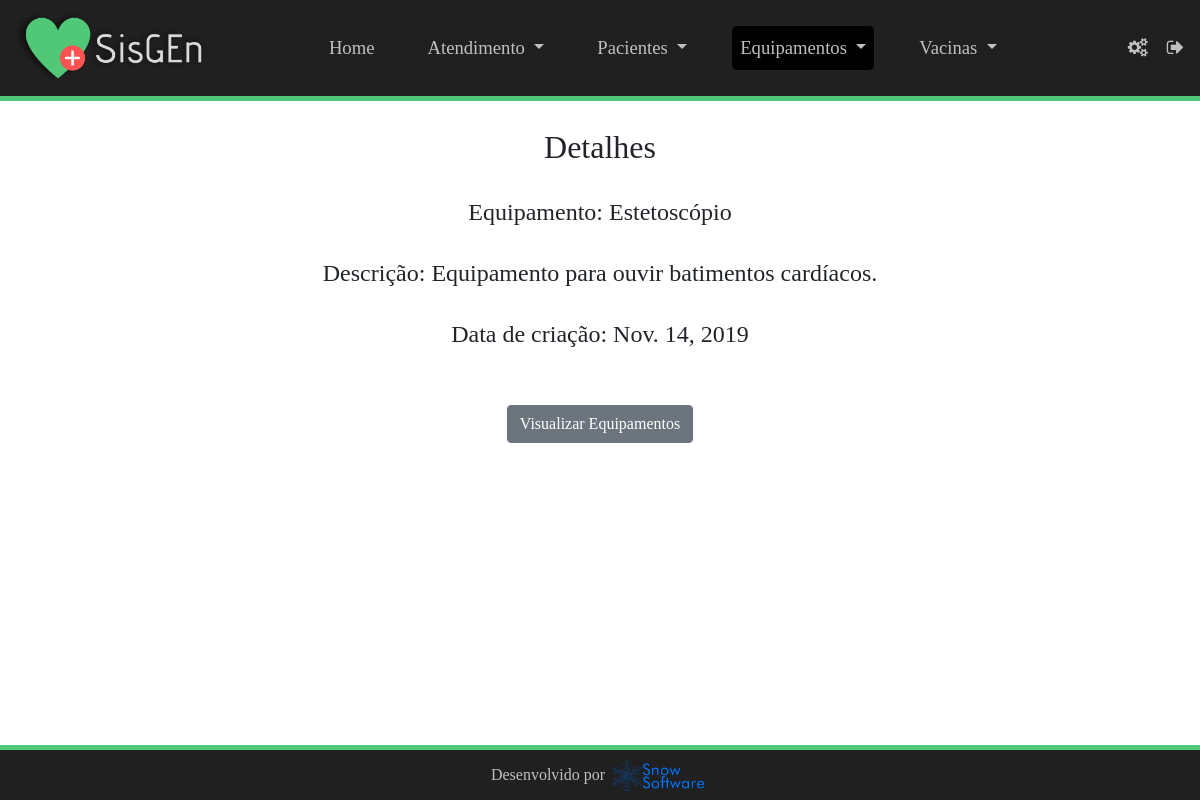
/visualizar-equipamento/2 (signed in), run on the app's committed database.
### sisgen/models.py (models this page shows, shortened)
class Equipamento(models.Model):
    tipoEquipamento = models.CharField(max_length=20, verbose_name='Equipamento:')
    descricaoEquipamento = models.TextField(verbose_name='Descrição:')
    registroEquipamento = models.DateField(default=datetime.now, verbose_name='Data de Registro:')

### sisgen/views.py (the view)
# urls.py: path('visualizar-equipamento/<int:pk>', views.EquipamentoView.as_view(), name='equipamento_view'),
class EquipamentoView(DetailView):
    model = Equipamento

### sisgen/templates/sisgen/equipamento_detail.html (shortened to what this page needs)
<!DOCTYPE html>
<html lang="pt-br">
{% load static %}
{% load crispy_forms_tags %}
  <head>
    <link rel="stylesheet" href="https://stackpath.bootstrapcdn.com/font-awesome/4.7.0/css/font-awesome.min.css">
    <link rel="stylesheet" href="https://stackpath.bootstrapcdn.com/bootstrap/4.3.1/css/bootstrap.min.css">
    <link rel="stylesheet" type="text/css" href="{% static 'sisgen/css/estilo.css' %}">
    <link rel="stylesheet" type="text/css" href="{% static 'sisgen/css/estilo_registros1.css' %}">
  </head>
  <body>
    {% if user.is_authenticated %}
      <nav class="navbar navbar-expand-lg sticky-top" id="divmenu">
        <a class="navbar-brand" href="#" id="logo"><img src="{% static 'sisgen/img/logosisgen.png' %}"/></a>
        <div class="collapse navbar-collapse" id="collapsibleNavbar">
          <ul class="navbar-nav" id="menu" style="margin: auto!important">
            <li class="nav-item px-3">
              <a class="nav-link" href="{% url "index"%}">Home</a>
            </li>
            <li class="nav-item dropdown px-3">
              <a class="nav-link dropdown-toggle" href="atendimento1.html" id="navbarDropdown" role="button" data-toggle="dropdown" aria-haspopup="true" aria-expanded="false">
                Atendimento
              </a>
            </li>
            <li class="nav-item dropdown px-3">
              <a class="nav-link dropdown-toggle" href="paciente1.html" id="navbarDropdown" role="button" data-toggle="dropdown" aria-haspopup="true" aria-expanded="false">
                Pacientes
              </a>
            </li>
            <li class="nav-item dropdown px-3">
              <a class="nav-link dropdown-toggle active" href="equipamento1.html" id="navbarDropdown" role="button" data-toggle="dropdown" aria-haspopup="true" aria-expanded="false">
                Equipamentos
              </a>
            </li>
            <li class="nav-item dropdown px-3">
              <a class="nav-link dropdown-toggle" href="vacina1.html" id="navbarDropdown" role="button" data-toggle="dropdown" aria-haspopup="true" aria-expanded="false">
                Vacinas
              </a>
            </li>
          </ul>
          <a href="{% url 'alterar-senha'%}" id="login" data-toggle="tooltip" data-placement="bottom" title="Alterar Senha"><span class="fa fa-cogs mx-1"></span></a>
          <a href="{% url 'logout'%}" id="login" data-toggle="tooltip" data-placement="bottom" title="Logout"><span class="fa fa-sign-out mx-1w"></span></a>
        </div>
      </nav>
      <div style="width: 100%; height: 5px; background-color: #50c878; position: fixed; z-index: 1;"></div>
      <div class="container text-center mt-2 mb-5"><br/>
        <h2>Detalhes</h2><br/>
          <h4>Equipamento: {{object.tipoEquipamento}}</h4><br/>
          <h4 style="word-wrap:break-word">Descrição: {{object.descricaoEquipamento}}</h4><br/>
          <h4>Data de criação: {{object.registroEquipamento}}</h4><br/><br/>
          <a  href="{% url "equipamento_list"%}" class="btn btn-secondary mx-4" name="btnVisualizar" id="btnVisualizar">Visualizar Equipamentos</a>
      </div><br/>
      <div style="width: 100%; height: 5px; background-color: #50c878; position: fixed; bottom: 50px;"></div>
      <footer class="footer fixed-bottom p-2">
        <div class="container-fluid text-center">
          <p>Desenvolvido por </p> <img src="{% static 'sisgen/img/logo.png' %}"/>
        </div>
      </footer>
    {% else %}
      <script type="text/javascript">
        window.location.href='{% url "login"%}';
      </script>
    {% endif %}
  </body>
  </body>
</html>

### sisgen/static/sisgen/css/estilo.css (style rules this page uses)
body { font-family: 'Gotham'; }
body nav#divmenu { background-color: #202020; }
body nav#divmenu div a#login { font-size: 14pt; color: #c0c0c0; position: relative; margin-left: 15px; text-decoration: none; }
body nav#divmenu a#logo img { width: 190px; }
body nav#divmenu div ul li { margin-right: 5px; font-size: 14pt; }
body nav#divmenu div ul#menu li a { color: #c0c0c0; border-radius: 5px; }
body nav#divmenu div ul#menu li a.active { background-color: black; }
footer { color: #c0c0c0; background-color: #202020; position: relative; height: 50px; width: 100%; }
footer div { font-size: 12pt; }
footer div p { display: inline-block; }
footer div img { width: 100px; }

### data on the page
Equipamento: tipoEquipamento "Estetoscópio", descricaoEquipamento "Equipamento para ouvir batimentos cardíacos.", registroEquipamento "Nov. 14, 2019"
